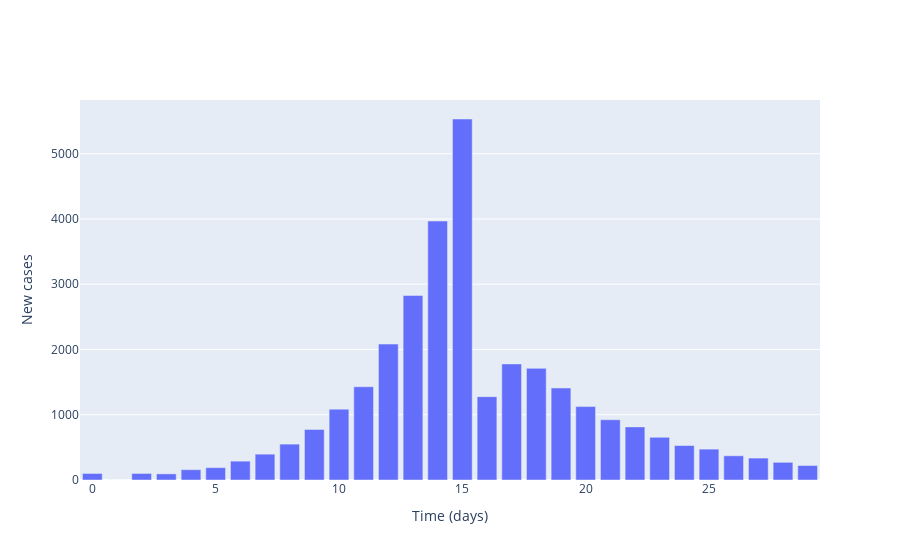

Notebook code cell kept with this figure:
### Markdown cell above
## Plot local incidence numbers

### Code cell
# Plot (bar chart cases each day)
fig = go.Figure()

# Plot of incidences
fig.add_trace(
    go.Bar(
        x=times,
        y=cases,
        name='Incidences'
    )
)

# Add axis labels
fig.update_layout(
    xaxis_title='Time (days)',
    yaxis_title='New cases'
)

fig.show()

### Figure 1 — Plotly figure (JSON) as saved in the notebook; plotly's stock layout.template omitted (floating-point values rounded to 4 significant figures)
{"data": [{"name": "Incidences", "type": "bar", "x": [0, 1, 2, 3, 4, 5, 6, 7, 8, 9, 10, 11, 12, 13, 14, 15, 16, 17, 18, 19, 20, 21, 22, 23, 24, 25, 26, 27, 28, 29], "y": [100, 0, 100, 94, 158, 189, 289, 396, 550, 775, 1086, 1429, 2083, 2828, 3968, 5532, 1277, 1779, 1711, 1410, 1125, 923, 814, 654, 528, 473, 371, 336, 271, 222]}], "layout": {"xaxis": {"title": {"text": "Time (days)"}}, "yaxis": {"title": {"text": "New cases"}}}}
